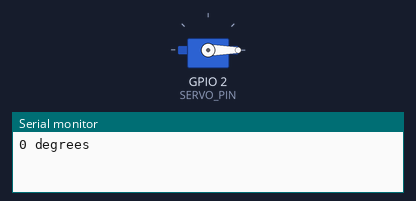
A sketch run on a simulated ESP32. On the bench: servo, the last lines printed to the serial monitor. Wiring (inferred from the names in the program): servo: signal GPIO 2. Servo pulses on a pin are drawn as a servo (544–2400 µs = 0–180°).

Above: at 0.05 s.
At 1.5 s:
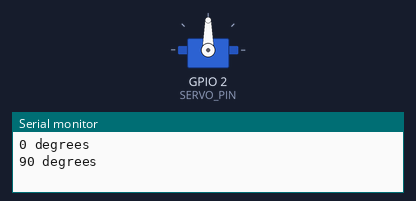
At 3.0 s:
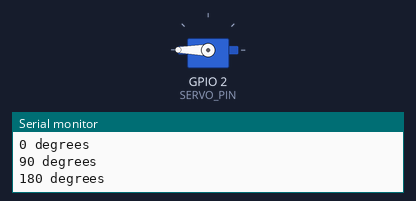
Timing chart, 0 to 6.9 s (numbered marks = the images above):
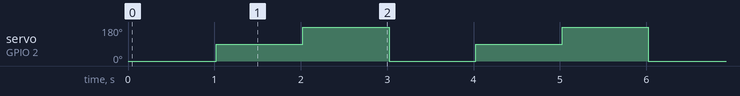

The sketch:

surdas_esp32_controller.ino
```cpp
#define SERVO_PIN 2

void setup() {
  Serial.begin(115200);

  pinMode(SERVO_PIN, OUTPUT);

  servoWrite(90);
}

void servoWrite(int angle) {
  angle = constrain(angle, 0, 180);

  // Convert angle to pulse width
  // 0° = 500 us
  // 180° = 2500 us
  int pulseWidth = map(angle, 0, 180, 500, 2500);

  // Servo needs ~50 Hz = 20 ms period
  digitalWrite(SERVO_PIN, HIGH);
  delayMicroseconds(pulseWidth);

  digitalWrite(SERVO_PIN, LOW);
  delayMicroseconds(20000 - pulseWidth);
}

void loop() {

  Serial.println("0 degrees");
  for (int i = 0; i < 25; i++) {
    servoWrite(0);
  }

  delay(500);

  Serial.println("90 degrees");
  for (int i = 0; i < 25; i++) {
    servoWrite(90);
  }

  delay(500);

  Serial.println("180 degrees");
  for (int i = 0; i < 25; i++) {
    servoWrite(180);
  }

  delay(500);
}
```

Measured:
- by itself, servo on GPIO 2 (SERVO_PIN): repeats every 3.0 s: 180° 1.0 s, 0° 1.0 s, 90° 1.0 s
